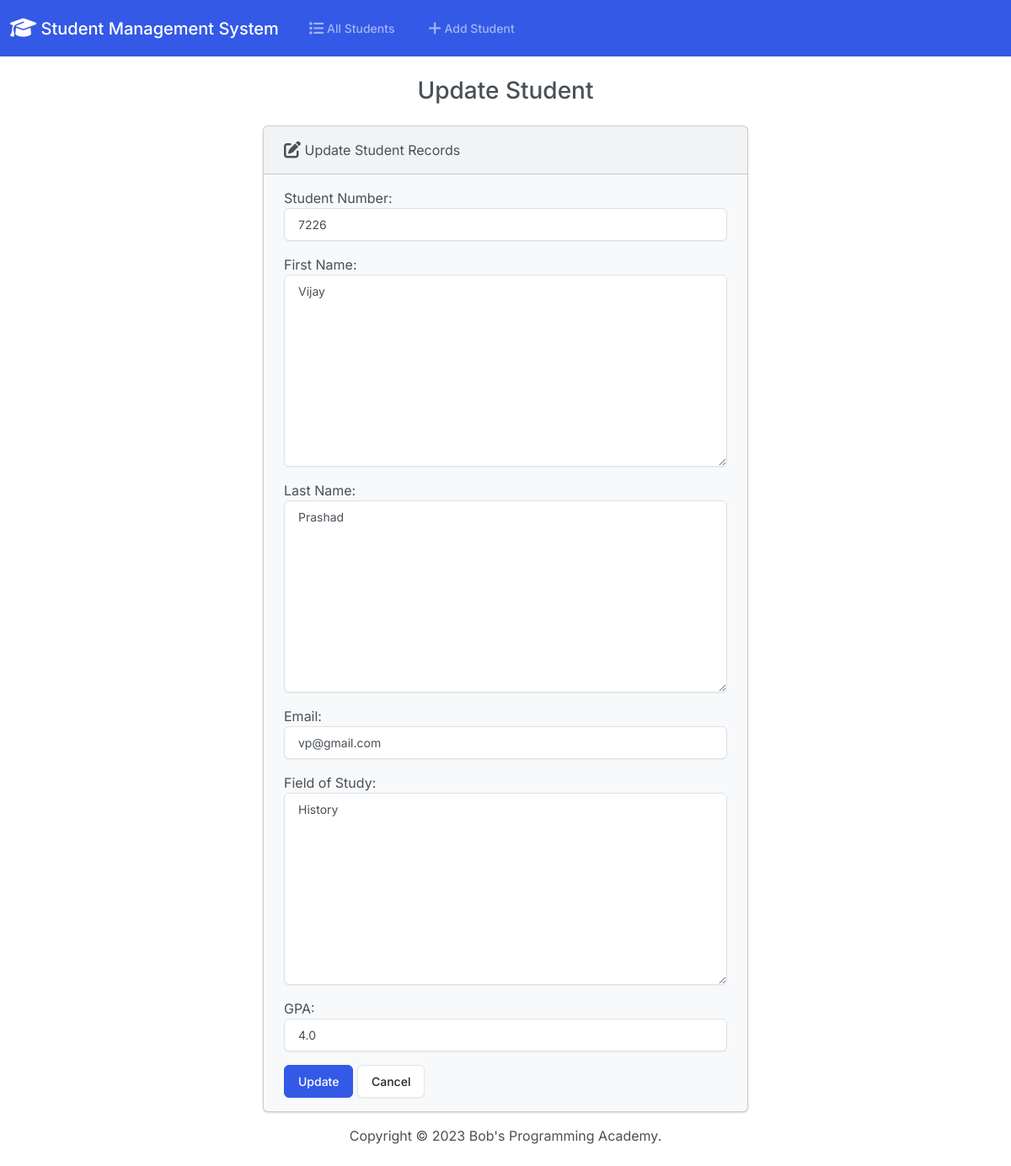
The page /edit/3/ on the database its author committed.
### students/models.py (models this page shows, shortened)
class Student(models.Model):
    student_number = models.PositiveIntegerField()
    first_name = models.CharField(max_length=50)
    last_name = models.CharField(max_length=50)
    email = models.EmailField(max_length=100)
    field_of_study = models.CharField(max_length=50)
    gpa = models.FloatField()

### students/views.py (the view)
# urls.py: path('edit/<int:id>/', views.edit, name='edit'),
def edit(request, id):
    if request.method == 'POST':
        student = Student.objects.get(pk=id)
        form = StudentForm(request.POST, instance=student)
        if form.is_valid():
            form.save()
            return render(request, 'students/edit.html', {
                'form': form,
                'success': True,
            })
    else:
        student = Student.objects.get(pk=id)
        form = StudentForm(instance=student)
    return render(request, 'students/edit.html', {
        'form': form
    })

### students/forms.py
class StudentForm(forms.ModelForm):
    class Meta:
        model = Student
        fields = ['student_number', 'first_name', 'last_name', 'email', 'field_of_study', 'gpa']
        labels = {
            'student_number': 'Student Number',
            'first_name': 'First Name',
            'last_name': 'Last Name',
            'email': 'Email',
            'field_of_study': 'Field of Study',
            'gpa': 'GPA',
        }
        widgets = {
            'student_number': forms.NumberInput(attrs={'class': 'form-control'}),
            'first_name': forms.Textarea(attrs={'class': 'form-control'}),
            'last_name': forms.Textarea(attrs={'class': 'form-control'}),
            'email': forms.EmailInput(attrs={'class': 'form-control'}),
            'field_of_study': forms.Textarea(attrs={'class': 'form-control'}),
            'gpa': forms.NumberInput(attrs={'class': 'form-control'}),
        }

### students/templates/students/edit.html (shortened to what this page needs)
{% extends 'students/base.html' %}
{% block body %}
  <h3 class="text-center m-4">Update Student</h3>
  {% if success %}
    <div class="alert alert-success" role="alert">
      The student has been updated successfully.
      <a href="{% url 'index' %}" class="alert-link">Go to Home Page</a>
    </div>
  {% else %}
  <div class="row justify-content-center">
    <div class="col-6">
      <div class="card bg-light mb-3">
        <div class="card-header">
          <i class="fa-solid fa-pen-to-square fa-lg"></i> Update Student Records
        </div>
        <div class="card-body">
          <form action="" method="POST">
            {{ form.as_p }}
            <button type="submit" class="btn btn-primary">Update</button>
            <a href="{% url 'index' %}" class="btn btn-secondary">Cancel</a>
          </form>
        </div>
      </div>
    </div>
  </div>
  {% endif %}
{% endblock %}

### rows shown on the page
Student: student_number "7226", first_name "Vijay", last_name "Prashad", email "vp@gmail.com", field_of_study "History", gpa "4.0"
